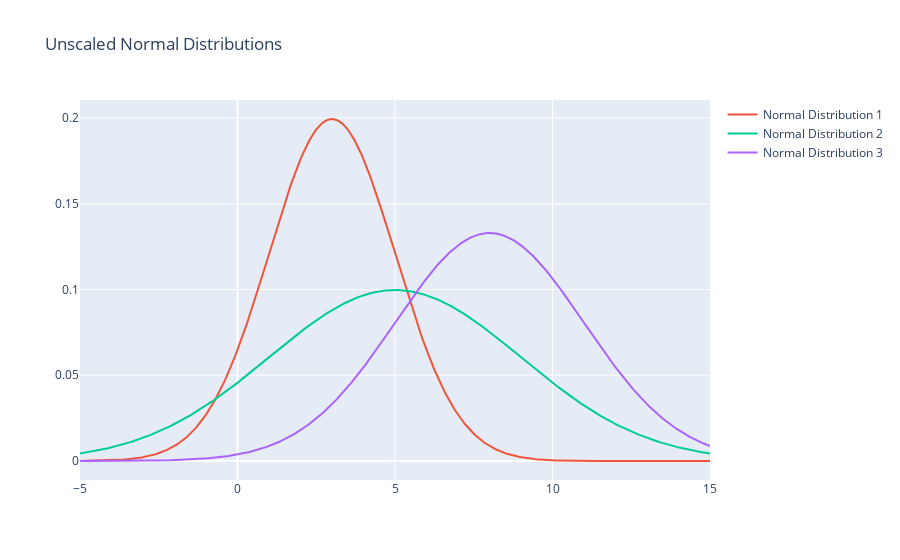

The notebook cell this image was saved under:
### Code cell
mu1, sigma1 = 3, 2
mu2, sigma2 = 5, 4
mu3, sigma3 = 8, 3

# plotting initial probability density functions
x = np.linspace(-5, 15, 1000)
y1 = stats.norm.pdf(x, mu1, sigma1)
y2 = stats.norm.pdf(x, mu2, sigma2)
y3 = stats.norm.pdf(x, mu3, sigma3)

fig = px.line(title='Unscaled Normal Distributions')
fig.add_scatter(x=x, y=y1, name='Normal Distribution 1')
fig.add_scatter(x=x, y=y2, mode='lines', name='Normal Distribution 2')
fig.add_scatter(x=x, y=y3, mode='lines', name='Normal Distribution 3')
fig.show()

### Figure 1 — Plotly figure (JSON) as saved in the notebook; plotly's stock layout.template omitted (floating-point values rounded to 4 significant figures; data arrays with more than 128 entries replaced by an {"elided": "..."} marker saying what was removed)
{"data": [{"hovertemplate": "<extra></extra>", "legendgroup": "", "line": {"color": "#636efa", "dash": "solid"}, "marker": {"symbol": "circle"}, "mode": "lines", "name": "", "orientation": "v", "showlegend": false, "type": "scatter", "xaxis": "x", "yaxis": "y"}, {"name": "Normal Distribution 1", "type": "scatter", "x": {"elided": "1000 float values"}, "y": {"elided": "1000 float values"}}, {"mode": "lines", "name": "Normal Distribution 2", "type": "scatter", "x": {"elided": "1000 float values"}, "y": {"elided": "1000 float values"}}, {"mode": "lines", "name": "Normal Distribution 3", "type": "scatter", "x": {"elided": "1000 float values"}, "y": {"elided": "1000 float values"}}], "layout": {"legend": {"tracegroupgap": 0}, "title": {"text": "Unscaled Normal Distributions"}, "xaxis": {"anchor": "y", "domain": [0, 1]}, "yaxis": {"anchor": "x", "domain": [0, 1]}}}
